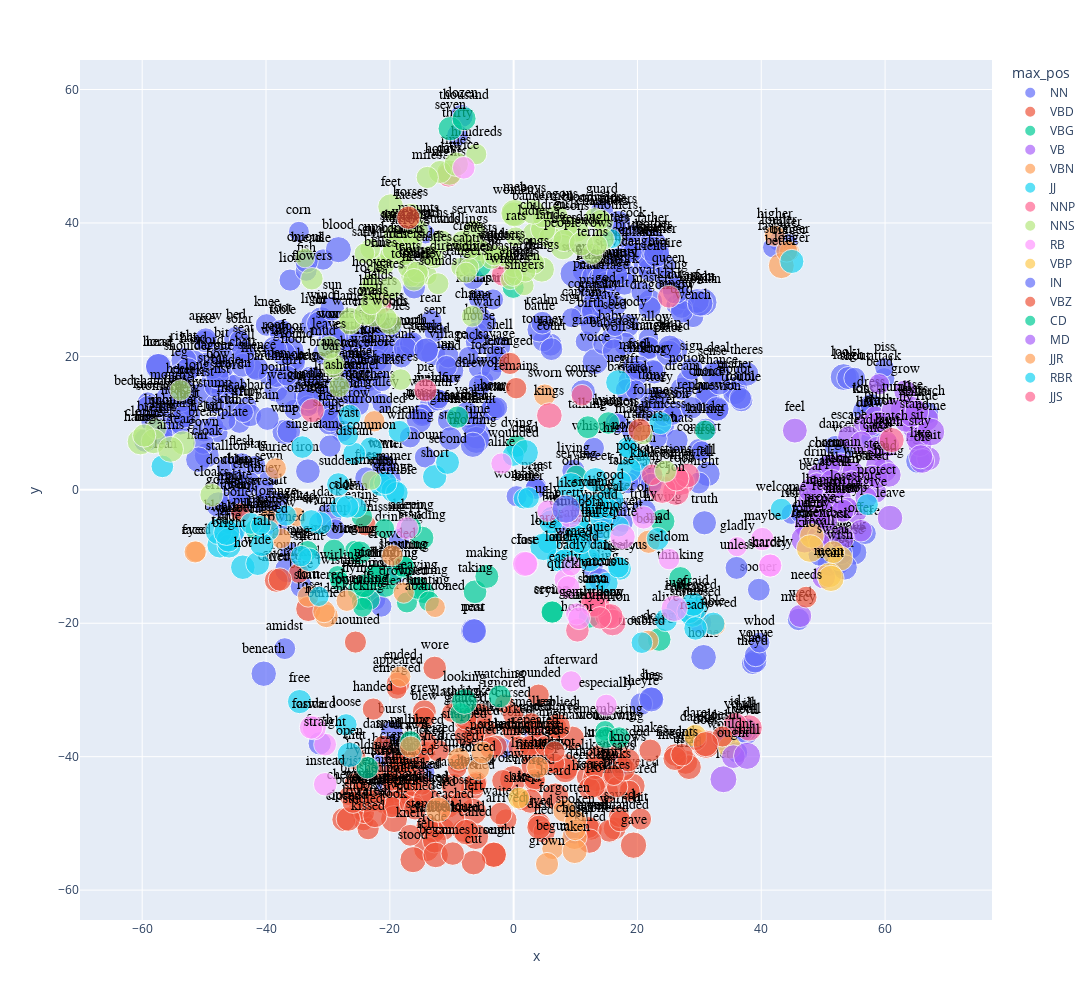

Here is the notebook cell this chart was saved with:
### Code cell
px.scatter(RRM_COORDS.reset_index().sample(1000), 
           'x', 'y', 
           text='term_str', 
           color='max_pos', 
           hover_name='term_str',          
           size='logn',           
           height=1000, width=1200).update_traces(
                mode='markers+text', 
                textfont=dict(color='black', size=14, family='Arial'),
                textposition='top center')

### Figure 1 — Plotly figure (JSON) as saved in the notebook; plotly's stock layout.template omitted (floating-point values rounded to 4 significant figures; data arrays with more than 128 entries replaced by an {"elided": "..."} marker saying what was removed)
{"data": [{"hovertemplate": "<b>%{hovertext}</b><br><br>max_pos=NN<br>x=%{x}<br>y=%{y}<br>logn=%{marker.size}<br>term_str=%{text}<extra></extra>", "hovertext": {"elided": "413 str values"}, "legendgroup": "NN", "marker": {"color": "#636efa", "size": {"elided": "413 float values"}, "sizemode": "area", "sizeref": 0.02097, "symbol": "circle"}, "mode": "markers+text", "name": "NN", "orientation": "v", "showlegend": true, "text": {"elided": "413 str values"}, "textfont": {"color": "black", "family": "Arial", "size": 14}, "textposition": "top center", "type": "scatter", "x": {"elided": "413 float values"}, "xaxis": "x", "y": {"elided": "413 float values"}, "yaxis": "y"}, {"hovertemplate": "<b>%{hovertext}</b><br><br>max_pos=VBD<br>x=%{x}<br>y=%{y}<br>logn=%{marker.size}<br>term_str=%{text}<extra></extra>", "hovertext": {"elided": "154 str values"}, "legendgroup": "VBD", "marker": {"color": "#EF553B", "size": {"elided": "154 float values"}, "sizemode": "area", "sizeref": 0.02097, "symbol": "circle"}, "mode": "markers+text", "name": "VBD", "orientation": "v", "showlegend": true, "text": {"elided": "154 str values"}, "textfont": {"color": "black", "family": "Arial", "size": 14}, "textposition": "top center", "type": "scatter", "x": {"elided": "154 float values"}, "xaxis": "x", "y": {"elided": "154 float values"}, "yaxis": "y"}, {"hovertemplate": "<b>%{hovertext}</b><br><br>max_pos=VBG<br>x=%{x}<br>y=%{y}<br>logn=%{marker.size}<br>term_str=%{text}<extra></extra>", "hovertext": ["passing", "laughing", "seeing", "taking", "thinking", "watching", "standing", "listening", "flying", "blowing", "missing", "moving", "making", "lying", "singing", "remembering", "rising", "riding", "pounding", "pulling", "leading", "rolling", "swirling", "having", "staring", "wondering", "killing", "leaving", "hunting", "serving", "climbing", "twisting", "falling", "eating", "talking", "wearing", "growing", "doing", "kicking", "fighting", "running", "dying", "sleeping", "smiling", "ringing", "crying", "knowing", "looking", "holding", "shouting"], "legendgroup": "VBG", "marker": {"color": "#00cc96", "size": [5.263, 5.288, 5.384, 5.938, 5.71, 5.485, 5.864, 5.257, 5.236, 4.477, 4.331, 5.352, 6.033, 5.342, 5.118, 4.394, 5.768, 5.366, 4.094, 4.754, 4.71, 4.663, 4.19, 6.452, 4.89, 5.094, 4.635, 5.472, 4.615, 4.828, 4.407, 4.043, 5.533, 4.875, 5.517, 4.663, 5.303, 5.916, 4.19, 5.598, 5.835, 5.352, 4.927, 5.165, 4.511, 5.204, 5.011, 6.851, 5.283, 5.13], "sizemode": "area", "sizeref": 0.02097, "symbol": "circle"}, "mode": "markers+text", "name": "VBG", "orientation": "v", "showlegend": true, "text": ["passing", "laughing", "seeing", "taking", "thinking", "watching", "standing", "listening", "flying", "blowing", "missing", "moving", "making", "lying", "singing", "remembering", "rising", "riding", "pounding", "pulling", "leading", "rolling", "swirling", "having", "staring", "wondering", "killing", "leaving", "hunting", "serving", "climbing", "twisting", "falling", "eating", "talking", "wearing", "growing", "doing", "kicking", "fighting", "running", "dying", "sleeping", "smiling", "ringing", "crying", "knowing", "looking", "holding", "shouting"], "textfont": {"color": "black", "family": "Arial", "size": 14}, "textposition": "top center", "type": "scatter", "x": [-9.065, -17.65, 6.195, -6.237, 26.93, -2.255, -14.78, -14.52, -25.07, -25.65, -20.86, -22.33, -4.328, 15.3, -0.07488, 14.78, -24.85, -20.73, -24.63, -16.68, -17.23, -23.28, -28.45, 24.06, -8.577, 14.88, 30.92, -15.51, -13.68, 10.12, -19.47, -28.15, -21.96, -24.52, 11.99, -41.7, -29.01, 23.5, -24.4, -5.402, -24.14, 0.503, -16.61, 12.23, -33.26, 6.239, 17.05, -7.956, -23.64, -17.85], "xaxis": "x", "y": [10.89, -11.69, -18.3, -15.29, -13.25, -30.96, -7.212, -15.38, -15.06, -9.111, -5.818, -12.67, -12.98, 10.01, 30.34, -36.12, -9.417, -14.43, -16.66, -37.7, -16.87, -16.49, -12.85, -4.708, -33.52, -37.11, 8.892, -14.72, -16.7, 2.098, -12.6, -13.63, -12.95, -4.025, 9.381, -5.945, -9.075, -22.44, -17.61, 33.64, -14.4, 6.559, -5.653, -19.08, -9.147, -18.33, -37.16, -31.74, -41.65, -11.46], "yaxis": "y"}, {"hovertemplate": "<b>%{hovertext}</b><br><br>max_pos=VB<br>x=%{x}<br>y=%{y}<br>logn=%{marker.size}<br>term_str=%{text}<extra></extra>", "hovertext": ["wed", "lie", "lift", "read", "buy", "throw", "meet", "wait", "stand", "draw", "remain", "return", "send", "stop", "deny", "escape", "stay", "marry", "forget", "happen", "bend", "sit", "ride", "protect", "grow", "steal", "learn", "drink", "pull", "lose", "die", "wear", "eat", "bear", "hurt", "win", "allow", "count", "speak", "spare", "fall", "offer", "rise", "sell", "live", "try", "talk", "fly", "say", "ask", "lead", "catch", "listen", "feed", "turn", "leave", "remember", "come", "feel", "wash", "pay", "let", "walk", "reach", "pass", "bring", "recall", "expect", "hunt", "prove"], "legendgroup": "VB", "marker": {"color": "#ab63fa", "size": [5.617, 5.971, 4.691, 5.861, 4.543, 4.927, 5.635, 5.905, 6.211, 5.198, 5.333, 6.353, 6.284, 5.908, 4.554, 5.1, 6.172, 5.371, 5.533, 4.718, 4.796, 6.021, 6.009, 4.796, 5.342, 4.543, 5.328, 5.919, 4.898, 5.05, 6.449, 4.984, 5.869, 6.561, 5.793, 5.081, 4.71, 4.913, 6.645, 5.209, 6.323, 5.366, 5.714, 4.304, 6.127, 5.894, 6.328, 5.799, 7.775, 6.392, 5.352, 5.17, 5.568, 4.682, 6.389, 6.891, 6.353, 8.066, 6.513, 4.86, 5.434, 7.636, 6.05, 5.733, 5.948, 6.418, 4.927, 5.13, 4.511, 5.037], "sizemode": "area", "sizeref": 0.02097, "symbol": "circle"}, "mode": "markers+text", "name": "VB", "orientation": "v", "showlegend": true, "text": ["wed", "lie", "lift", "read", "buy", "throw", "meet", "wait", "stand", "draw", "remain", "return", "send", "stop", "deny", "escape", "stay", "marry", "forget", "happen", "bend", "sit", "ride", "protect", "grow", "steal", "learn", "drink", "pull", "lose", "die", "wear", "eat", "bear", "hurt", "win", "allow", "count", "speak", "spare", "fall", "offer", "rise", "sell", "live", "try", "talk", "fly", "say", "ask", "lead", "catch", "listen", "feed", "turn", "leave", "remember", "come", "feel", "wash", "pay", "let", "walk", "reach", "pass", "bring", "recall", "expect", "hunt", "prove"], "textfont": {"color": "black", "family": "Arial", "size": 14}, "textposition": "top center", "type": "scatter", "x": [46.29, 47.77, 56.61, 50.13, 55.03, 59.58, 59.11, 67.02, 64.78, 57.59, 52.91, 53.05, 59.89, 55.24, 48.85, 54.12, 65.61, 53.09, 47.56, 50.45, 59.04, 65.24, 66.74, 58.55, 63.23, 58.55, 50.69, 49.36, 58.41, 52.8, 65.99, 48.96, 56.63, 48.03, 47.22, 54.82, 53.92, 51.1, 52.01, 56.93, 62.8, 56.1, 64.45, 57.9, 65.76, 50.09, 51.42, 63.41, 46.99, 53.0, 56.19, 58.72, 53.16, 58.75, 61.35, 60.8, 49.41, 67.4, 45.43, 58.95, 54.59, 33.89, 64.32, 60.45, 65.12, 60.61, 49.42, 50.53, 60.31, 49.49], "xaxis": "x", "y": [-18.91, -1.858, 9.868, -2.923, 2.101, 10.05, 5.78, 4.661, 9.245, 9.686, 3.828, 1.001, 2.929, -3.229, -5.176, 7.93, 6.803, -3.262, -6.11, -1.796, 15.82, 7.715, 10.59, -0.3757, 14.77, 3.7, -2.288, 2.137, 10.96, -1.271, 4.328, 0.9321, 1.548, -0.08323, -5.453, 2.666, -2.69, 3.674, 0.5328, -1.193, 11.91, -6.133, 12.25, 2.177, 4.951, -13.08, 1.225, 10.37, -7.438, -7.242, 7.134, 6.358, -3.115, 1.747, 11.81, -4.229, -7.042, 8.669, 8.874, 10.16, 1.155, -43.39, 11.2, 6.711, 11.66, 2.234, -7.997, -4.671, 7.277, -4.474], "yaxis": "y"}, {"hovertemplate": "<b>%{hovertext}</b><br><br>max_pos=VBN<br>x=%{x}<br>y=%{y}<br>logn=%{marker.size}<br>term_str=%{text}<extra></extra>", "hovertext": ["painted", "forgotten", "scared", "forced", "dressed", "burned", "ended", "crowned", "set", "lost", "sworn", "finished", "surrounded", "begun", "buried", "drowned", "taken", "hidden", "born", "faced", "seated", "torn", "chosen", "eyed", "allowed", "grown", "frightened", "abandoned", "drawn", "spoken", "crowded", "soaked"], "legendgroup": "VBN", "marker": {"color": "#FFA15A", "size": [4.745, 5.69, 4.718, 5.118, 5.438, 5.823, 4.691, 4.419, 6.741, 6.673, 5.147, 5.13, 4.804, 5.03, 4.812, 4.7, 6.628, 5.342, 5.717, 4.762, 5.366, 4.92, 4.787, 5.159, 4.997, 5.652, 5.357, 4.394, 5.118, 5.153, 4.787, 4.043], "sizemode": "area", "sizeref": 0.02097, "symbol": "circle"}, "mode": "markers+text", "name": "VBN", "orientation": "v", "showlegend": true, "text": ["painted", "forgotten", "scared", "forced", "dressed", "burned", "ended", "crowned", "set", "lost", "sworn", "finished", "surrounded", "begun", "buried", "drowned", "taken", "hidden", "born", "faced", "seated", "torn", "chosen", "eyed", "allowed", "grown", "frightened", "abandoned", "drawn", "spoken", "crowded", "soaked"], "textfont": {"color": "black", "family": "Arial", "size": 14}, "textposition": "top center", "type": "scatter", "x": [-39.66, 8.205, 21.73, -5.674, -8.837, -30.23, -18.3, -37.58, -12.17, 9.838, 5.025, 3.891, -22.51, 6.307, -38.43, -17.75, 9.859, -30.63, 21.8, -51.26, -5.071, -33.19, 9.956, -51.45, 32.51, 5.396, 10.92, -12.67, -16.64, 10.02, -19.61, -35.06], "xaxis": "x", "y": [-4.58, -48.1, -22.63, -41.87, -40.33, -18.9, -28.0, -7.295, -47.94, -52.03, 14.21, -41.6, 10.28, -53.78, 3.21, -15.42, -54.14, -18.24, -7.782, -9.248, -39.37, -15.97, -51.0, -9.31, -20.24, -56.09, -9.951, -17.61, -38.56, -49.65, -9.843, -4.052], "yaxis": "y"}, {"hovertemplate": "<b>%{hovertext}</b><br><br>max_pos=JJ<br>x=%{x}<br>y=%{y}<br>logn=%{marker.size}<br>term_str=%{text}<extra></extra>", "hovertext": ["mad", "easy", "new", "old", "alive", "noble", "lean", "cool", "fair", "hot", "yellow", "frozen", "sure", "silent", "wide", "likely", "curious", "innocent", "proud", "pleased", "uncles", "large", "wild", "shattered", "short", "red", "warm", "common", "ancient", "bright", "narrow", "loose", "strange", "open", "ragged", "fat", "sour", "certain", "weary", "good", "able", "tall", "dry", "worth", "hungry", "big", "tired", "wounded", "black", "terrible", "loyal", "second", "sudden", "distant", "single", "poor", "purple", "slow", "loud", "blue", "clear", "welcome", "sick", "anxious", "dead", "sad", "highborn", "free", "stubborn", "young", "ready", "clean", "white", "sweet", "dangerous", "stiff", "angry", "shaggy", "bitter", "forgive", "beautiful", "afraid", "false", "quiet", "bad", "troubled", "long", "vast", "secret"], "legendgroup": "JJ", "marker": {"color": "#19d3f3", "size": [5.447, 5.576, 6.707, 8.031, 5.591, 5.147, 4.419, 4.963, 6.254, 6.333, 5.529, 4.762, 6.463, 5.927, 6.011, 5.389, 4.804, 4.71, 5.72, 5.602, 4.078, 6.209, 5.771, 4.331, 6.23, 7.207, 5.841, 5.73, 5.159, 6.05, 5.572, 5.153, 6.043, 6.7, 4.736, 5.775, 4.454, 6.356, 5.043, 7.823, 5.684, 6.131, 5.361, 5.242, 5.088, 6.192, 5.476, 5.1, 7.605, 5.425, 4.575, 6.052, 5.74, 5.481, 5.394, 6.349, 5.004, 5.525, 5.509, 6.209, 5.743, 5.142, 5.17, 5.106, 7.319, 5.704, 4.078, 6.176, 4.277, 7.128, 5.823, 5.407, 7.166, 6.454, 4.942, 4.82, 5.714, 4.344, 4.949, 5.017, 5.724, 6.116, 4.615, 6.028, 6.087, 4.905, 7.976, 4.844, 5.595], "sizemode": "area", "sizeref": 0.02097, "symbol": "circle"}, "mode": "markers+text", "name": "JJ", "orientation": "v", "showlegend": true, "text": ["mad", "easy", "new", "old", "alive", "noble", "lean", "cool", "fair", "hot", "yellow", "frozen", "sure", "silent", "wide", "likely", "curious", "innocent", "proud", "pleased", "uncles", "large", "wild", "shattered", "short", "red", "warm", "common", "ancient", "bright", "narrow", "loose", "strange", "open", "ragged", "fat", "sour", "certain", "weary", "good", "able", "tall", "dry", "worth", "hungry", "big", "tired", "wounded", "black", "terrible", "loyal", "second", "sudden", "distant", "single", "poor", "purple", "slow", "loud", "blue", "clear", "welcome", "sick", "anxious", "dead", "sad", "highborn", "free", "stubborn", "young", "ready", "clean", "white", "sweet", "dangerous", "stiff", "angry", "shaggy", "bitter", "forgive", "beautiful", "afraid", "false", "quiet", "bad", "troubled", "long", "vast", "secret"], "textfont": {"color": "black", "family": "Arial", "size": 14}, "textposition": "top center", "type": "scatter", "x": [23.27, 26.45, 16.9, 9.242, 24.58, 18.46, -25.37, -27.95, 10.88, -43.75, -45.18, -36.8, 28.87, -33.01, -41.35, 17.2, 13.23, 16.98, 14.15, 29.48, 15.83, 5.783, -21.45, -31.43, -12.76, -47.44, -31.22, -23.03, -18.48, -45.97, -26.5, -27.07, -19.49, -26.48, -39.59, 6.161, 1.606, 28.34, 9.457, 15.63, 32.25, -40.68, -32.69, 20.3, 14.14, 6.025, 10.54, -0.07148, -47.64, -18.87, 15.38, -10.68, -28.32, -25.75, -34.14, 18.61, -42.43, -26.86, 7.135, -46.05, -20.72, 43.24, 11.4, 15.11, 1.876, 12.26, 18.52, -34.58, 10.61, 13.54, 29.38, -56.75, -46.35, 13.21, 16.92, -34.34, 8.247, -40.84, 2.41, 57.16, 9.97, 29.01, 17.35, 14.0, 10.86, 20.71, 4.834, -26.77, 23.72], "xaxis": "x", "y": [-7.354, -17.88, 16.09, 0.4989, -19.53, 6.309, -2.698, -2.588, -6.14, -11.6, -6.166, -3.851, -18.74, -10.48, -11.05, -11.85, -14.17, -5.486, -4.233, -17.77, 37.64, -7.798, 0.7554, -15.97, 1.948, -8.272, -5.034, 6.198, 8.758, -8.433, 11.07, -35.21, -0.12, -39.73, -6.123, -4.248, -1.339, -18.23, -9.496, -1.572, -20.07, -8.187, -4.666, 4.44, -6.32, -4.815, -9.82, 5.164, -6.218, -0.4551, -2.831, 4.105, 0.8096, 5.417, 6.404, 3.008, -5.041, -2.534, -10.56, -7.513, 1.032, -2.913, -2.18, -13.98, 5.56, -10.53, 6.143, -31.74, -4.998, -2.517, -20.77, 3.513, -6.383, 1.485, -11.6, -9.938, -10.6, -5.347, -1.184, -2.218, -6.949, -17.15, 1.232, -9.113, -7.778, -22.91, -8.547, 8.202, 10.01], "yaxis": "y"}, {"hovertemplate": "<b>%{hovertext}</b><br><br>max_pos=NNP<br>x=%{x}<br>y=%{y}<br>logn=%{marker.size}<br>term_str=%{text}<extra></extra>", "hovertext": ["bran", "ill", "robb", "ring", "watch", "id", "jon", "theon", "tyrion", "kings", "ser", "winterfell", "hodor", "lannisters", "pie", "arya", "nights", "khaleesi", "dany", "rivers", "joffrey", "sansa", "edmure", "khal"], "legendgroup": "NNP", "marker": {"color": "#FF6692", "size": [7.027, 7.326, 6.805, 6.094, 6.594, 6.028, 7.59, 6.205, 7.511, 6.947, 8.081, 6.444, 5.878, 5.652, 5.606, 7.188, 5.971, 4.883, 6.783, 5.118, 6.479, 7.025, 5.347, 5.46], "sizemode": "area", "sizeref": 0.02097, "symbol": "circle"}, "mode": "markers+text", "name": "NNP", "orientation": "v", "showlegend": true, "text": ["bran", "ill", "robb", "ring", "watch", "id", "jon", "theon", "tyrion", "kings", "ser", "winterfell", "hodor", "lannisters", "pie", "arya", "nights", "khaleesi", "dany", "rivers", "joffrey", "sansa", "edmure", "khal"], "textfont": {"color": "black", "family": "Arial", "size": 14}, "textposition": "top center", "type": "scatter", "x": [13.05, 38.04, 27.15, -32.53, 61.07, 35.79, 26.22, 15.09, 15.98, 5.77, 24.01, 28.05, 10.3, -1.716, -14.24, 13.43, -10.52, 22.38, 15.63, -21.42, 26.32, 12.82, 13.95, 25.09], "xaxis": "x", "y": [-16.89, -35.69, 1.105, 11.87, 7.461, -35.19, -0.3213, -18.88, -19.89, 11.13, 0.03947, 2.133, -21.05, 32.25, 14.93, -17.15, 47.16, 2.244, -18.96, 28.0, 1.675, -17.14, -19.19, 28.94], "yaxis": "y"}, {"hovertemplate": "<b>%{hovertext}</b><br><br>max_pos=NNS<br>x=%{x}<br>y=%{y}<br>logn=%{marker.size}<br>term_str=%{text}<extra></extra>", "hovertext": ["fields", "hands", "banners", "soldiers", "sons", "smells", "direwolves", "bloodriders", "chambers", "servants", "woods", "daughters", "guards", "galleys", "bars", "things", "girls", "waters", "walls", "horses", "guests", "traitors", "flowers", "bells", "colors", "captains", "people", "towers", "sounds", "ladies", "pieces", "breasts", "lines", "ways", "flames", "hundreds", "castles", "rocks", "lands", "whores", "feet", "torches", "ghosts", "women", "fingers", "rats", "clothes", "tents", "onions", "blades", "heels", "days", "lives", "terms", "axes", "hours", "streets", "arrows", "dragons", "friends", "tears", "captives", "questions", "shields", "bastards", "chains", "children", "stones", "men", "vows", "ironmen", "bannermen", "crows", "songs", "ashes", "houses", "archers", "lances", "hills", "arms", "cloaks", "sides", "singers", "miles", "weapons", "guardsmen", "hooves", "cities", "cups", "wildlings", "fires", "times", "branches", "rangers", "leaves", "sails", "gates", "boys", "fools", "northmen", "mounts", "wagons"], "legendgroup": "NNS", "marker": {"color": "#B6E880", "size": [5.628, 7.336, 5.112, 4.754, 6.286, 4.007, 4.078, 4.29, 4.868, 5.638, 5.357, 5.159, 5.537, 4.043, 4.554, 6.707, 5.606, 5.159, 6.649, 6.402, 4.898, 4.174, 5.328, 4.745, 3.951, 4.344, 6.715, 5.455, 5.056, 5.193, 4.934, 4.585, 4.615, 5.094, 5.727, 4.71, 4.522, 5.118, 5.464, 4.111, 7.011, 4.754, 4.718, 6.089, 6.526, 4.19, 5.68, 4.419, 4.025, 4.382, 4.663, 6.757, 5.308, 4.585, 4.344, 5.613, 5.024, 5.366, 5.808, 6.261, 6.087, 4.304, 5.1, 4.691, 4.263, 4.883, 6.673, 5.505, 7.953, 4.575, 3.932, 4.357, 5.1, 4.898, 4.554, 4.977, 4.575, 4.234, 5.485, 7.032, 5.649, 4.905, 4.248, 5.198, 4.533, 4.263, 3.912, 4.691, 4.522, 5.347, 5.342, 6.312, 4.92, 4.635, 5.805, 4.477, 5.762, 6.397, 4.673, 3.951, 4.369, 4.159], "sizemode": "area", "sizeref": 0.02097, "symbol": "circle"}, "mode": "markers+text", "name": "NNS", "orientation": "v", "showlegend": true, "text": ["fields", "hands", "banners", "soldiers", "sons", "smells", "direwolves", "bloodriders", "chambers", "servants", "woods", "daughters", "guards", "galleys", "bars", "things", "girls", "waters", "walls", "horses", "guests", "traitors", "flowers", "bells", "colors", "captains", "people", "towers", "sounds", "ladies", "pieces", "breasts", "lines", "ways", "flames", "hundreds", "castles", "rocks", "lands", "whores", "feet", "torches", "ghosts", "women", "fingers", "rats", "clothes", "tents", "onions", "blades", "heels", "days", "lives", "terms", "axes", "hours", "streets", "arrows", "dragons", "friends", "tears", "captives", "questions", "shields", "bastards", "chains", "children", "stones", "men", "vows", "ironmen", "bannermen", "crows", "songs", "ashes", "houses", "archers", "lances", "hills", "arms", "cloaks", "sides", "singers", "miles", "weapons", "guardsmen", "hooves", "cities", "cups", "wildlings", "fires", "times", "branches", "rangers", "leaves", "sails", "gates", "boys", "fools", "northmen", "mounts", "wagons"], "textfont": {"color": "black", "family": "Arial", "size": 14}, "textposition": "top center", "type": "scatter", "x": [-21.78, -60.29, -17.99, -1.601, 10.19, -22.99, -8.568, 13.01, 14.37, -6.378, -19.92, 14.49, -11.66, -13.93, -29.07, 4.552, 8.524, -26.45, -22.57, -16.58, -5.422, 20.91, -32.59, -22.1, -1.599, 14.05, 7.955, -15.54, -12.23, 3.211, -18.25, -57.76, -20.89, -3.547, -26.35, -6.04, -12.88, -23.25, 5.903, -0.543, -19.86, -16.52, 0.4401, 0.02125, -58.15, 0.301, -59.68, -17.11, -33.69, -20.0, -53.83, -10.37, 8.141, 12.7, -19.44, -11.89, -20.57, -16.52, 6.918, 10.93, -53.39, -6.208, 24.53, -18.6, 0.01703, -6.691, 4.756, -23.97, 0.159, 13.47, -7.165, 4.679, -7.152, 3.262, -28.2, -15.54, -17.82, -18.58, -22.98, -55.42, -48.81, -13.41, 1.682, -13.95, -15.77, -19.59, -22.99, -3.162, -23.17, -8.279, -16.1, -9.276, -29.06, -7.695, -29.79, -24.1, -19.92, 3.13, 1.887, -0.1222, -15.41, -16.52], "xaxis": "x", "y": [28.79, 7.214, 35.93, 35.09, 38.94, 1.402, 33.37, 40.75, 40.05, 38.67, 24.91, 37.58, 37.24, 32.18, 18.33, 33.02, 39.44, 24.94, 26.32, 41.08, 35.98, 8.257, 31.64, 33.94, 34.91, 40.51, 36.37, 32.1, 30.89, 38.39, 16.52, 9.176, 33.74, 34.71, 25.58, 50.31, 34.69, 29.92, 37.84, 31.49, 42.43, 32.02, 32.2, 41.36, 7.276, 37.92, 8.132, 33.35, 34.74, 35.15, 14.91, 47.54, 37.39, 35.35, 38.16, 47.64, 25.68, 37.05, 40.93, 36.89, 7.028, 34.51, 2.787, 37.76, 33.32, 26.01, 39.08, 26.34, 41.47, 36.69, 33.36, 40.81, 36.21, 33.93, 15.45, 32.67, 35.12, 37.66, 27.95, 6.069, -0.7717, 35.07, 30.6, 46.82, 38.49, 35.89, 31.06, 35.16, 36.11, 37.17, 31.48, 48.81, 18.85, 32.55, 21.31, 35.43, 30.32, 41.65, 32.72, 31.95, 39.02, 38.0], "yaxis": "y"}, {"hovertemplate": "<b>%{hovertext}</b><br><br>max_pos=RB<br>x=%{x}<br>y=%{y}<br>logn=%{marker.size}<br>term_str=%{text}<extra></extra>", "hovertext": ["twice", "instead", "asleep", "gently", "ugly", "straight", "easily", "forward", "gladly", "just", "badly", "quickly", "afterward", "hardly", "fast", "close", "truly", "maybe", "scarcely", "pretty", "alike", "seldom", "softly", "aside", "especially", "quite"], "legendgroup": "RB", "marker": {"color": "#FF97FF", "size": [5.398, 5.864, 5.472, 5.176, 4.963, 5.493, 5.063, 6.151, 4.277, 7.351, 4.304, 5.628, 4.771, 5.58, 5.961, 6.668, 5.645, 5.71, 5.687, 5.69, 4.745, 4.89, 5.468, 5.796, 5.069, 6.739], "sizemode": "area", "sizeref": 0.02097, "symbol": "circle"}, "mode": "markers+text", "name": "RB", "orientation": "v", "showlegend": true, "text": ["twice", "instead", "asleep", "gently", "ugly", "straight", "easily", "forward", "gladly", "just", "badly", "quickly", "afterward", "hardly", "fast", "close", "truly", "maybe", "scarcely", "pretty", "alike", "seldom", "softly", "aside", "especially", "quite"], "textfont": {"color": "black", "family": "Arial", "size": 14}, "textposition": "top center", "type": "scatter", "x": [-8.066, -30.43, -17.21, 10.18, 5.501, -30.45, 8.314, -32.21, 36.09, 25.95, 9.27, 8.838, 9.288, 41.4, 2.063, 1.841, 21.0, 40.16, 41.46, 9.173, -1.968, 25.11, 10.57, -32.72, 14.96, 17.6], "xaxis": "x", "y": [48.27, -44.13, -5.752, -18.6, -3.165, -38.19, -13.47, -35.67, -8.52, -17.77, -11.42, -14.61, -28.71, -11.36, -11.1, -11.1, -4.149, -7.375, -11.35, -3.979, 3.944, -10.38, -19.25, -35.61, -32.28, -7.036], "yaxis": "y"}, {"hovertemplate": "<b>%{hovertext}</b><br><br>max_pos=VBP<br>x=%{x}<br>y=%{y}<br>logn=%{marker.size}<br>term_str=%{text}<extra></extra>", "hovertext": ["believe", "wish", "mean", "wouldnt", "dare", "ate", "know", "swear", "want"], "legendgroup": "VBP", "marker": {"color": "#FECB52", "size": [6.328, 6.48, 6.617, 5.704, 5.468, 4.927, 8.09, 5.442, 7.265], "sizemode": "area", "sizeref": 0.02097, "symbol": "circle"}, "mode": "markers+text", "name": "VBP", "orientation": "v", "showlegend": true, "text": ["believe", "wish", "mean", "wouldnt", "dare", "ate", "know", "swear", "want"], "textfont": {"color": "black", "family": "Arial", "size": 14}, "textposition": "top center", "type": "scatter", "x": [48.17, 52.78, 50.98, 34.9, 29.34, 0.8306, 47.91, 51.63, 51.26], "xaxis": "x", "y": [-6.903, -10.3, -12.79, -38.61, -36.86, -46.2, -8.799, -9.35, -13.27], "yaxis": "y"}, {"hovertemplate": "<b>%{hovertext}</b><br><br>max_pos=IN<br>x=%{x}<br>y=%{y}<br>logn=%{marker.size}<br>term_str=%{text}<extra></extra>", "hovertext": ["like", "near", "unless", "amidst", "past", "beneath"], "legendgroup": "IN", "marker": {"color": "#636efa", "size": [8.294, 6.749, 5.549, 5.017, 6.457, 6.804], "sizemode": "area", "sizeref": 0.02097, "symbol": "circle"}, "mode": "markers+text", "name": "IN", "orientation": "v", "showlegend": true, "text": ["like", "near", "unless", "amidst", "past", "beneath"], "textfont": {"color": "black", "family": "Arial", "size": 14}, "textposition": "top center", "type": "scatter", "x": [8.467, -6.528, 36.01, -36.97, -6.359, -40.37], "xaxis": "x", "y": [-2.901, -21.16, -11.71, -23.8, -21.18, -27.56], "yaxis": "y"}, {"hovertemplate": "<b>%{hovertext}</b><br><br>max_pos=VBZ<br>x=%{x}<br>y=%{y}<br>logn=%{marker.size}<br>term_str=%{text}<extra></extra>", "hovertext": ["takes", "lies", "likes", "needs", "faces", "doesnt", "says", "makes", "does", "knows", "remains", "comes", "wants", "thinks"], "legendgroup": "VBZ", "marker": {"color": "#EF553B", "size": [4.625, 5.649, 4.796, 4.997, 5.714, 4.682, 6.045, 5.407, 6.664, 5.714, 4.828, 5.805, 5.361, 4.543], "sizemode": "area", "sizeref": 0.02097, "symbol": "circle"}, "mode": "markers+text", "name": "VBZ", "orientation": "v", "showlegend": true, "text": ["takes", "lies", "likes", "needs", "faces", "doesnt", "says", "makes", "does", "knows", "remains", "comes", "wants", "thinks"], "textfont": {"color": "black", "family": "Arial", "size": 14}, "textposition": "top center", "type": "scatter", "x": [6.624, 20.35, 16.72, 47.24, -17.01, 33.71, 17.74, 22.07, 31.03, 18.53, 0.401, -9.835, 27.2, 16.2], "xaxis": "x", "y": [-39.21, 8.976, -44.53, -16.09, 40.79, -36.98, -41.85, -39.06, -38.12, -40.54, 15.23, -54.52, -39.71, -42.76], "yaxis": "y"}, {"hovertemplate": "<b>%{hovertext}</b><br><br>max_pos=CD<br>x=%{x}<br>y=%{y}<br>logn=%{marker.size}<br>term_str=%{text}<extra></extra>", "hovertext": ["seven", "thousand"], "legendgroup": "CD", "marker": {"color": "#00cc96", "size": [6.279, 6.133], "sizemode": "area", "sizeref": 0.02097, "symbol": "circle"}, "mode": "markers+text", "name": "CD", "orientation": "v", "showlegend": true, "text": ["seven", "thousand"], "textfont": {"color": "black", "family": "Arial", "size": 14}, "textposition": "top center", "type": "scatter", "x": [-10.24, -8.013], "xaxis": "x", "y": [54.13, 55.63], "yaxis": "y"}, {"hovertemplate": "<b>%{hovertext}</b><br><br>max_pos=MD<br>x=%{x}<br>y=%{y}<br>logn=%{marker.size}<br>term_str=%{text}<extra></extra>", "hovertext": ["ought", "shall"], "legendgroup": "MD", "marker": {"color": "#ab63fa", "size": [5.908, 7.691], "sizemode": "area", "sizeref": 0.02097, "symbol": "circle"}, "mode": "markers+text", "name": "MD", "orientation": "v", "showlegend": true, "text": ["ought", "shall"], "textfont": {"color": "black", "family": "Arial", "size": 14}, "textposition": "top center", "type": "scatter", "x": [35.49, 37.7], "xaxis": "x", "y": [-40.0, -39.88], "yaxis": "y"}, {"hovertemplate": "<b>%{hovertext}</b><br><br>max_pos=JJR<br>x=%{x}<br>y=%{y}<br>logn=%{marker.size}<br>term_str=%{text}<extra></extra>", "hovertext": ["lower", "bigger", "higher", "better", "stronger"], "legendgroup": "JJR", "marker": {"color": "#FFA15A", "size": [4.883, 4.263, 4.71, 7.096, 5.069], "sizemode": "area", "sizeref": 0.02097, "symbol": "circle"}, "mode": "markers+text", "name": "JJR", "orientation": "v", "showlegend": true, "text": ["lower", "bigger", "higher", "better", "stronger"], "textfont": {"color": "black", "family": "Arial", "size": 14}, "textposition": "top center", "type": "scatter", "x": [-26.95, 44.54, 42.17, 43.24, 44.12], "xaxis": "x", "y": [-16.61, 35.73, 38.08, 33.6, 35.77], "yaxis": "y"}, {"hovertemplate": "<b>%{hovertext}</b><br><br>max_pos=RBR<br>x=%{x}<br>y=%{y}<br>logn=%{marker.size}<br>term_str=%{text}<extra></extra>", "hovertext": ["longer"], "legendgroup": "RBR", "marker": {"color": "#19d3f3", "size": [6.14], "sizemode": "area", "sizeref": 0.02097, "symbol": "circle"}, "mode": "markers+text", "name": "RBR", "orientation": "v", "showlegend": true, "text": ["longer"], "textfont": {"color": "black", "family": "Arial", "size": 14}, "textposition": "top center", "type": "scatter", "x": [44.94], "xaxis": "x", "y": [34.23], "yaxis": "y"}, {"hovertemplate": "<b>%{hovertext}</b><br><br>max_pos=JJS<br>x=%{x}<br>y=%{y}<br>logn=%{marker.size}<br>term_str=%{text}<extra></extra>", "hovertext": ["worst"], "legendgroup": "JJS", "marker": {"color": "#FF6692", "size": [4.934], "sizemode": "area", "sizeref": 0.02097, "symbol": "circle"}, "mode": "markers+text", "name": "JJS", "orientation": "v", "showlegend": true, "text": ["worst"], "textfont": {"color": "black", "family": "Arial", "size": 14}, "textposition": "top center", "type": "scatter", "x": [11.03], "xaxis": "x", "y": [14.17], "yaxis": "y"}], "layout": {"height": 1000, "legend": {"itemsizing": "constant", "title": {"text": "max_pos"}, "tracegroupgap": 0}, "margin": {"t": 60}, "width": 1200, "xaxis": {"anchor": "y", "autorange": true, "domain": [0, 1], "range": [-69.77, 76.98], "title": {"text": "x"}, "type": "linear"}, "yaxis": {"anchor": "x", "autorange": true, "domain": [0, 1], "range": [-64.48, 64.42], "title": {"text": "y"}, "type": "linear"}}}
